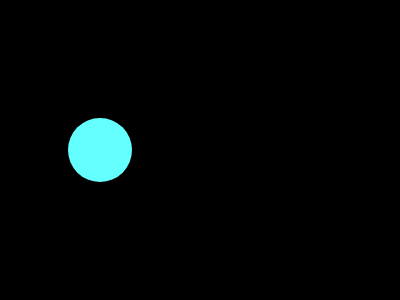
Frame 1 (no input)
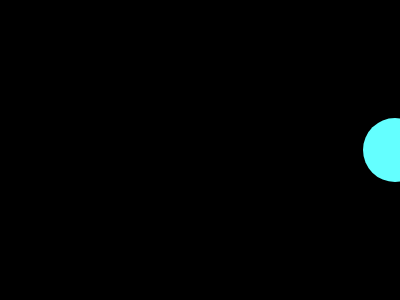
Frame 60 (no input)
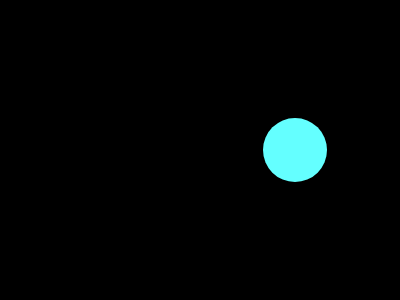
Frame 120 (the mouse pressed at the canvas centre since frame 60)

The p5.js sketch that drew these frames (run headless with seeded random() and noise() and a simulated clock; from frame 60 on, the mouse is pressed at the canvas centre):

// p5.js sketch
// ── sketch.js
let circleX = 100;
function setup() {
  createCanvas(400, 300);
}

function mousePressed(){
  circleX = 0;
}

function draw() {
  background(0);
  noStroke();
  fill(100,600,4000);
  circle(circleX, 150, 64);
  
  circleX = circleX + 5;
}
